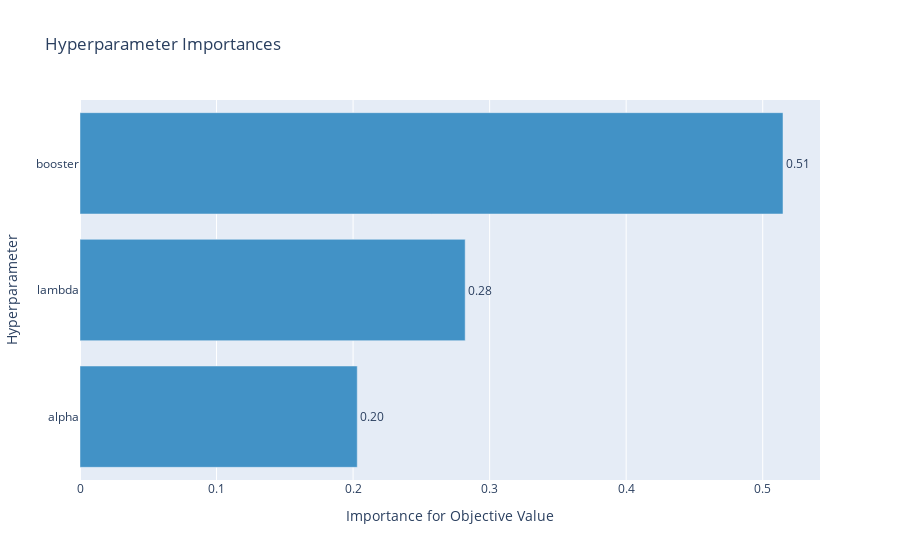

The cell this chart's notebook holds for it:
### Code cell
#Visualize parameter importances.
optuna.visualization.plot_param_importances(study)

### Figure 1 — Plotly figure (JSON) as saved in the notebook; plotly's stock layout.template omitted (floating-point values rounded to 4 significant figures)
{"data": [{"cliponaxis": false, "hovertemplate": ["alpha (FloatDistribution): 0.2030487929764909<extra></extra>", "lambda (FloatDistribution): 0.2820940223189099<extra></extra>", "booster (CategoricalDistribution): 0.5148571847045993<extra></extra>"], "marker": {"color": "rgb(66,146,198)"}, "orientation": "h", "text": ["0.20", "0.28", "0.51"], "textposition": "outside", "type": "bar", "x": [0.203, 0.2821, 0.5149], "y": ["alpha", "lambda", "booster"]}], "layout": {"showlegend": false, "title": {"text": "Hyperparameter Importances"}, "xaxis": {"title": {"text": "Importance for Objective Value"}}, "yaxis": {"title": {"text": "Hyperparameter"}}}}
